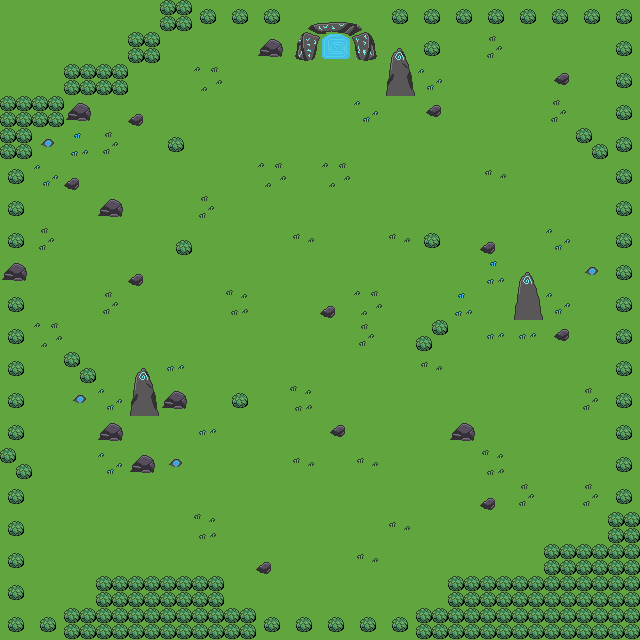

This is a level from a 2D game, rendered from its Tiled map with the project's own tilesets. A one-line summary and the complete map file follow:
An orthogonal 20x20 tile map with 32x32 px tiles, 2 tile layers (Calque 1, Calque 2).

<map version="1.2" tiledversion="1.3.2" orientation="orthogonal" renderorder="right-down" compressionlevel="-1" width="20" height="20" tilewidth="32" tileheight="32" infinite="0" nextlayerid="3" nextobjectid="1">
 <editorsettings>
  <export target="cartePlaine.json" format="json" />
 </editorsettings>
 <tileset firstgid="1" name="plaine_asset" tilewidth="32" tileheight="32" tilecount="81" columns="9">
  <image source="assets/plaine_asset.png" width="300" height="300" />
 </tileset>
 <layer id="1" name="Calque 1" width="20" height="20">
  <data encoding="csv">
37,37,37,37,37,37,37,37,37,37,37,37,37,37,37,37,37,37,37,37,
37,37,37,37,37,37,37,37,37,37,37,37,37,37,37,37,37,37,37,37,
37,37,37,37,37,37,37,37,37,37,37,37,37,37,37,37,37,37,37,37,
37,37,37,37,37,37,37,37,37,37,37,37,37,37,37,37,37,37,37,37,
37,37,37,37,37,37,37,37,37,37,37,37,37,37,37,37,37,37,37,37,
37,37,37,37,37,37,37,37,37,37,37,37,37,37,37,37,37,37,37,37,
37,37,37,37,37,37,37,37,37,37,37,37,37,37,37,37,37,37,37,37,
37,37,37,37,37,37,37,37,37,37,37,37,37,37,37,37,37,37,37,37,
37,37,37,37,37,37,37,37,37,37,37,37,37,37,37,37,37,37,37,37,
37,37,37,37,37,37,37,37,37,37,37,37,37,37,37,37,37,37,37,37,
37,37,37,37,37,37,37,37,37,37,37,37,37,37,37,37,37,37,37,37,
37,37,37,37,37,37,37,37,37,37,37,37,37,37,37,37,37,37,37,37,
37,37,37,37,37,37,37,37,37,37,37,37,37,37,37,37,37,37,37,37,
37,37,37,37,37,37,37,37,37,37,37,37,37,37,37,37,37,37,37,37,
37,37,37,37,37,37,37,37,37,37,37,37,37,37,37,37,37,37,37,37,
37,37,37,37,37,37,37,37,37,37,37,37,37,37,37,37,37,37,37,37,
37,37,37,37,37,37,37,37,37,37,37,37,37,37,37,37,37,37,37,37,
37,37,37,37,37,37,37,37,37,37,37,37,37,37,37,37,37,37,37,37,
37,37,37,37,37,37,37,37,37,37,37,37,37,37,37,37,37,37,37,37,
37,37,37,37,37,37,37,37,37,37,37,37,37,37,37,37,37,37,37,37
</data>
 </layer>
 <layer id="2" name="Calque 2" width="20" height="20">
  <data encoding="csv">
0,0,0,0,0,23,27,27,27,1,2,3,27,27,27,27,27,27,27,27,
0,0,0,0,23,0,0,0,41,10,11,12,5,27,0,43,0,0,0,27,
0,0,23,23,0,0,44,0,0,0,0,0,14,35,0,0,0,32,0,27,
23,23,41,0,31,0,0,0,0,0,0,35,0,32,0,0,0,43,0,27,
23,40,34,43,0,27,0,0,0,0,0,0,0,0,0,0,0,0,24,27,
27,35,31,0,0,0,0,0,44,0,44,0,0,0,0,50,0,0,0,27,
27,0,0,41,0,0,43,0,0,0,0,0,0,0,0,0,0,0,0,27,
27,43,0,0,0,25,0,0,0,50,0,0,50,27,0,31,0,35,0,27,
41,0,0,0,31,0,0,0,0,0,0,0,0,0,0,34,4,0,40,27,
27,0,0,43,0,0,0,42,0,0,31,44,0,0,34,0,13,35,0,27,
27,44,0,0,0,0,0,0,0,0,0,43,0,26,0,33,33,32,0,27,
27,0,24,0,5,33,0,0,0,0,0,0,0,50,0,0,0,0,0,27,
27,0,40,35,14,41,0,27,0,42,0,0,0,0,0,0,0,0,43,27,
27,0,0,41,37,0,33,0,0,0,32,0,0,0,41,0,0,0,0,27,
24,0,37,35,41,40,0,0,0,50,0,50,0,0,0,42,0,0,0,27,
27,0,0,0,37,0,0,0,0,0,0,0,0,0,0,31,43,0,43,27,
27,0,0,0,0,0,42,0,0,0,0,0,50,0,0,0,0,0,0,23,
27,0,0,0,0,0,0,0,31,0,0,50,0,0,0,0,0,23,23,23,
27,0,0,23,23,23,23,0,0,0,0,0,0,0,23,23,23,23,23,23,
27,27,23,23,23,23,23,23,27,27,27,27,27,23,23,23,23,23,23,23
</data>
 </layer>
</map>
